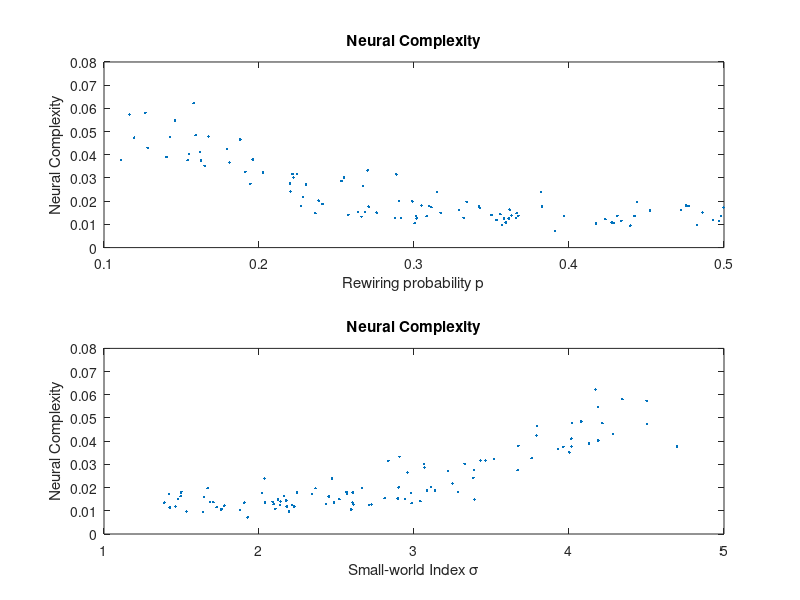

MATLAB code to generate this figure:
%SimulateTrials(10,1010);
%[ps MFRS] = LoadTrials;
nc = importdata('./Q2/NC/nc.mat');
nc = nc(1:100,:)

clf;
h = figure(1);
% Plot neural complexity with p
subplot(2,1,1);
plot(nc(:,1),nc(:,3),'.');
title(['Neural Complexity']);
ylabel('Neural Complexity');
xlabel('Rewiring probability p');  

% Plot small-world-index with p
subplot(2,1,2);
plot(nc(:,2),nc(:,3),'.');
title(['Neural Complexity']);
ylabel('Neural Complexity');
xlabel('Small-world Index \sigma');   

 

saveas( h,'./Q2/neural_complexity.fig', 'fig' );

